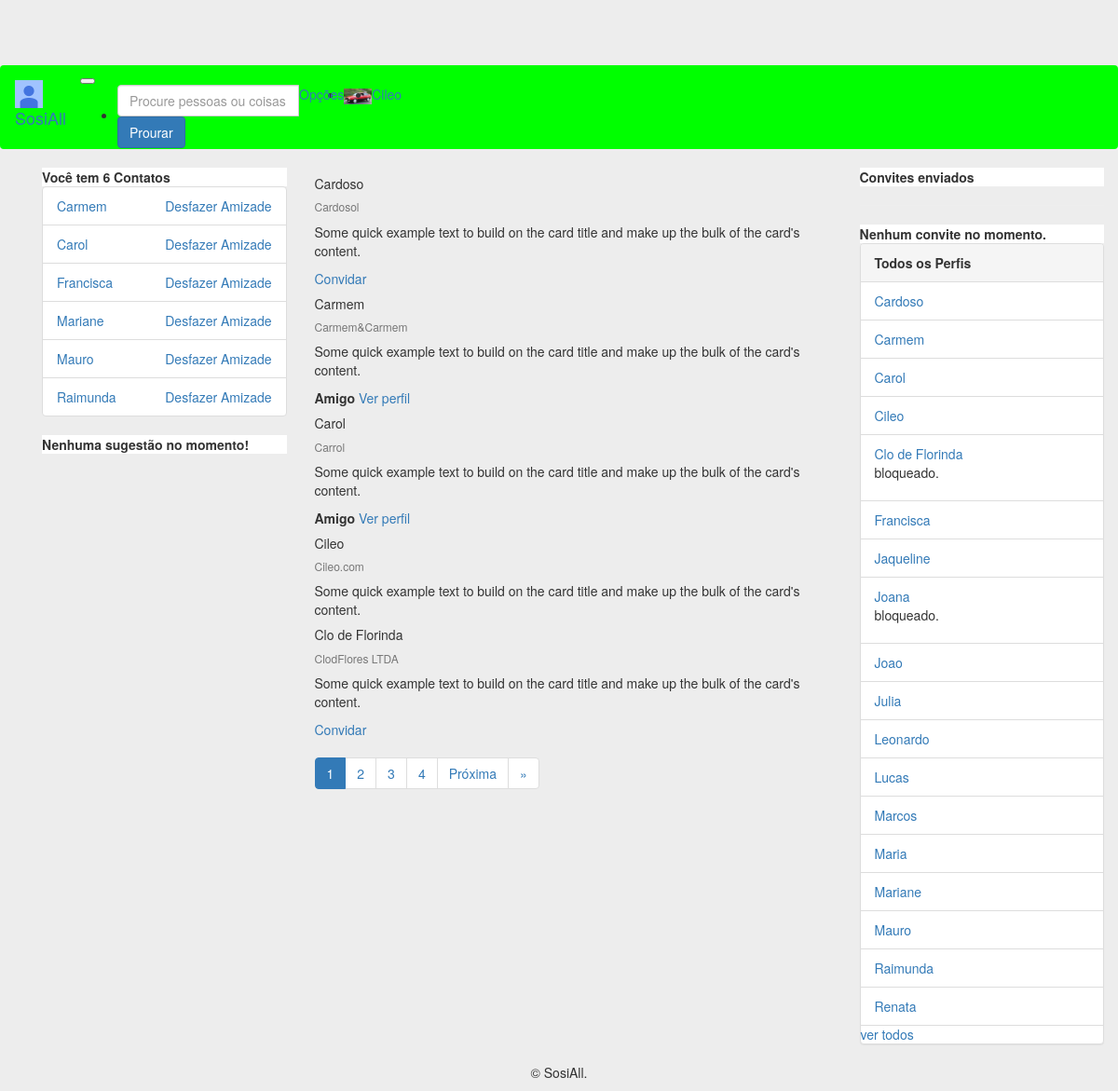
The app's page /search (signed in) with its own data.
### perfis/models.py (models this page shows, shortened)
class Perfil(models.Model):
    owner = models.OneToOneField('auth.User', related_name='owner', on_delete=models.CASCADE, blank=True, null=True)
    nome = models.CharField(max_length=255, null=False)
    telefone = models.CharField(max_length=15, null=False)
    nome_empresa = models.CharField(max_length=255, null=False)
    contatos = models.ManyToManyField('Perfil')
    usuario = models.OneToOneField(User, related_name='perfil', on_delete=models.CASCADE)
    criado_em = models.DateTimeField(auto_now_add=True)
    atualizado_em = models.DateTimeField(auto_now=True)
    convidavel = models.BooleanField(blank=True, null=True)
    ativa = models.BooleanField(default=True)
    justificativa = models.TextField(null=True)
    bloqueado = models.BooleanField(default=False)
    error_mensage = models.CharField(max_length=512, null=True)
    foto = models.ImageField(blank=True, null=True, upload_to='media/')
    capa = models.ImageField(blank=True, null=True, upload_to='media/')
    class Meta:
        ordering = ('nome',)
    def pode_convidar(self, perfil):
        nao_pode = self.convite_a_si_mesmo(perfil) or self.ja_eh_contato(perfil) or self.ja_possui_convite(perfil)
        return not nao_pode
    def convite_a_si_mesmo(self, perfil):
        return self == perfil
    def ja_eh_contato(self, perfil):
        return self.contatos.filter(id=perfil.id).exists()
    def ja_possui_convite(self, perfil):
        return (Convite.objects.filter(solicitante=self, convidado=perfil).exists() or
                Convite.objects.filter(solicitante=perfil, convidado=self).exists())
    def __str__(self):
        return self.nome

### perfis/views.py (the view)
# urls.py: path('search', views.search, name='search'),
def search(request):
    perfis = Perfil.objects.all();
    perfil_logado = get_perfil_logado(request)
    ITEMS_PER_PAGE = 5
    search = request.GET.get('word')
    if search:
        perfis = perfis.filter(nome__contains=search,bloqueado=False, ativa=True)
    paginator = Paginator(perfis, ITEMS_PER_PAGE)
    page = request.GET.get('page',1)
    try:
        perfis_search = paginator.get_page(page)
        for perfil in perfis_search:
            perfil.convidavel = perfil.pode_convidar(perfil_logado)
    except InvalidPage:
        perfis_search = paginator.get_page(1)
    if perfil_logado.usuario.is_superuser:
        return render(request, 'perfis/result_search.html', {'perfis_search':perfis_search,
        'perfil_logado':perfil_logado, 'perfis':Perfil.objects.all()})
    return render(request, 'perfis/result_search.html', {
        'perfis_search':perfis_search, 'perfil_logado':perfil_logado
        })

### perfis/views.py (called while the page is built)
def get_perfil_logado(request):
    return request.user.perfil

### perfis/templates/perfis/result_search.html (shortened to what this page needs)
{% extends 'perfis/base_b.html' %}
{% block body %}
{% for perfil in perfis_search %}
<div class="card">
  <div class="card-body">
    <h5 class="card-title">{{perfil.nome}}</h5>
    <h6 class="card-subtitle mb-2 text-muted">{{perfil.nome_empresa}}</h6>
    <p class="card-text">Some quick example text to build on the card title and make up the bulk of the card's content.</p>
    {% if perfil.convidavel %}
    <a href="{% url 'convidar' perfil.id %}" class="card-link">Convidar</a>
    {% endif %}
    {% if perfil_logado in perfil.contatos.all %}
   	<strong>Amigo</strong>
   	 <a href="{% url 'exibir' perfil.id %}" class="card-link">Ver perfil</a>
    {% endif %}
  </div>
</div>
{% endfor %}
<nav aria-label="...">
  <ul class="pagination">
    {% for page in  perfis_search.paginator.page_range %}
    <li class="page-item active">
      {% if perfis_search.number == page %}
      <span class="page-link">{{perfis_search.number}}<span class="sr-only">(current)</span></span>
      {% else %}
      <li class="page-item">
      <a class="page-link" href="?page={{ page }}">{{ page }}</a>
      {% endif %}
    </li>
    {% endfor %}
      {% if perfis_search.has_next %}
    <li class="page-item">
      <a class="page-link" href="?page={{ perfis_search.next_page_number }}">Próxima</a>
    </li>
    <li class="page-item">
      <a class="page-link" href="?page={{ perfis_search.paginator.num_pages }}"> &raquo;</a>
    </li>
    {% endif %}
  </ul>
</nav>
{% endblock %}

### perfis/templates/perfis/base_b.html (shortened to what this page needs)
<!DOCTYPE html>
{% load static %}
<html>
<head>
	<link rel="stylesheet" href="{% static 'bootstrap/css/bootstrap.min.css' %}">
    <link rel="stylesheet" href="{% static 'fontawesome/css/fontawesome-all.min.css' %}">
    <link rel="stylesheet" href="{% static 'styles/basic.css' %}">
</head>
<body>
	<nav class="navbar navbar-expand-lg navbar-light fixed-top" id="nav-main">
		<div class="container-fluid">
		 	<a class="navbar-brand" href="{% url 'index' %}">
		    	<img src="{% static 'img/photo.jpg' %}" width="30" height="30" alt="">
		    	SosiAll
		 	</a>
		 	<button class="navbar-toggler" type="button" data-toggle="collapse" data-target="#navbarNavDropdown" aria-controls="navbarNavDropdown" aria-expanded="false" aria-label="Toggle navigation">
		 	</button>
		 	<div class="collapse navbar-collapse" id="navbarNavDropdown">
			    <ul class="navbar-nav ml-auto">
			     	<li class="nav-item active">
				      	<form class="form-inline" action="{% url 'search' %}" method="GET">
						    <div class="input-group mb-6">
							  <input type="text" class="form-control" name="word" placeholder="Procure pessoas ou coisas"  aria-describedby="basic-addon2" required="">
							  <div class="input-group-append">
							    <button class="btn btn-primary" type="submit">Prourar</button>
							  </div>
							</div>
					 	</form>
			     	</li>
			     	<li class="nav-item dropdown">
				        <a class="nav-link dropdown-toggle" href="#" id="navbarDropdown" role="button" data-toggle="dropdown" aria-haspopup="true" aria-expanded="false">Opções
				        </a>
				     </li>
				     <li class="nav-item">
			        	<a class="nav-link" href="#"><img class="rounded-circle" src="{{perfil_logado.foto}}" width="30" alt=""></a>
			     	</li>
				     <li class="nav-item">
			        	<a class="nav-link" href="{% url 'exibir' perfil_logado.id %}">{{perfil_logado.nome}}</a>
			     	</li>
			    </ul>
		  	</div>
		</div>
	</nav>
	<div class="container">
    	<div class="container">
    		<div class="row">
    			<div class="col-md-3" id="nav">
    			{% if perfil_logado.bloqueado == False %}
    				<div class="card">
			            {% with total=perfil_logado.contatos.count %}
			                {% if total %}
			                    <div class="card-header">
			                        <strong>Você tem  {{ total }}
			                            Contato{{ total|pluralize }}
			                        </strong>
			                    </div>
			                    <ul class="list-group">
			                        {% for perfil in perfil_logado.contatos.all %}
			                            <li class="list-group-item">
			                                <a href="{% url 'exibir' perfil.id %}">
			                                    {{ perfil }}
			                                </a>
			                                <a class="pull-right" href="{% url 'desfazer' perfil.id %}" onclick="return confirm('Deseja mesmo  desfazer amizade com {{perfil.nome}}?')">
			                                    Desfazer Amizade
			                                </a>
			                            </li>
			                        {% endfor %}
			                    </ul>
			                {% else %}
			                    <div class="pcard-header">
			                        <strong>Você não tem contatos</strong>
			                    </div>
			                {% endif %}
			            {% endwith %}
			        </div>
    			{% endif %}
    			<div class=" card">
    				{% if  sugestao %}
    					<div class="card-header">
    						<strong>Veja pessoas que talvez você conheça!</strong>
    					</div>
    					<ul class="list-group">
    						{% for contato in sugestao %}
								<li class="list-group-item">
									<a href="{% url 'exibir' contato.id %}">
										{{contato}}
									</a>
								</li>
    						{% endfor %}
    					</ul>
    				{% else %}
    					<div class="card-header">
    						<strong>Nenhuma sugestão no momento!</strong>
    					</div>
    				{% endif %}
    			</div>
    			</div>
    			<div class="col-md-6">
    				{% block body %}
        			{% endblock %}
    			</div>
    			<div class="col-md-3" id="aside">
    			{% if perfil_logado.bloqueado == False %}
    				<div class="card">
					 	<div class="card-header">
					    <strong>Convites enviados</strong>
					 	</div>
					</div>
					<hr>
					<div class="card">
						 {% with total=perfil_logado.convites_recebidos.count %}
						 {% if total %}
						<div class="card-header">
							<strong>
								{{ total }} Convite{{ total|pluralize }} aguardando Aprovação
			                </strong>
						</div>
						<ul class="list-group list-group-flush">
						{% for convite in perfil_logado.convites_recebidos.all %}
							<li class="list-group-item">
								<div class="card-body" id="card-body">
									<h6 class="card-text">{{ convite.solicitante.nome }}</h6>
									<a href="{% url 'aceitar' convite.id %}" class="card-link">Aceitar</a>
									<a href="{% url 'recusar' convite.id %}" class="card-link">Recusar</a>
								</div>
							</li>
						{% endfor %}
						</ul>
						{% else %}
						<div class="card-header">
							<strong>Nenhum convite no momento.</strong>
						</div>
						{% endif %}
						{% endwith %}
					</div>
				{% endif %}
			        {% if perfil_logado.usuario.is_superuser %}
			        <div class="panel panel-default">
			            <div class="panel-heading">
			                <strong>Todos os Perfis</strong>
			            </div>
			            {% if perfis %}
			                <ul class="list-group">
			                {% for perfil in perfis %}
			                    <li class="list-group-item">
			                        <a href="{% url 'exibir' perfil.id %}">{{ perfil.nome }}</a>
			                        {% if perfil.bloqueado%}
			                            <p>bloqueado.</p>
			                        {% endif %}
			                    </li>
			                {% endfor %}
			                <a href="{% url 'perfil_list' %}">ver todos</a>
			            {% else %}
			                <p>Não há Perfis Cadastrados!</p>
			            {% endif %}
			            </ul>
			        </div>
    				{% endif %}
    			</div>
    		</div>
    	</div>
    	<div class="footer">
    		<div class="col-xs-12 text-center">
		      <p>&copy; SosiAll.</p>
		    </div>
    	</div>
	</div>
</body>
</html>

### perfis/static/styles/basic.css (style rules this page uses)
#nav-main { background-color: #00FF00; }
body { background-color: #EDEDED; margin-top: 5em; }
.card-header { background-color: #FFFFFF; }

### records on screen
Perfil: foto (picture), nome "Cileo", nome_empresa "Cileo.com"
Perfil: nome "Carmem", nome_empresa "Carmem&Carmem", shows "Amigo"
Perfil: nome "Carol", nome_empresa "Carrol", shows "Amigo"
Perfil: nome "Francisca"
Perfil: nome "Mariane"
Perfil: nome "Mauro"
Perfil: nome "Raimunda"
Perfil: nome "Cardoso", nome_empresa "Cardosol", shows "Convidar"
Perfil: nome "Clo de Florinda", nome_empresa "ClodFlores LTDA", shows "Convidar", bloqueado "bloqueado."
Perfil: nome "Jaqueline"
Perfil: nome "Joana", bloqueado "bloqueado."
Perfil: nome "Joao"
Perfil: nome "Julia"
Perfil: nome "Leonardo"
Perfil: nome "Lucas"
Perfil: nome "Marcos"
Perfil: nome "Maria"
Perfil: nome "Renata"

### other values on screen
{{ total }} "6"
{{ perfis_search.number }} "1"
{{ page }} "2" "3" "4"
